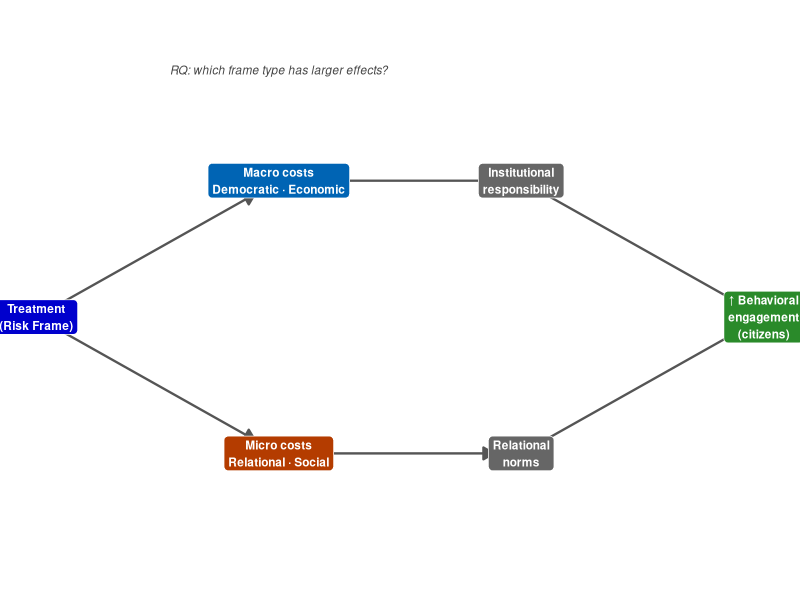
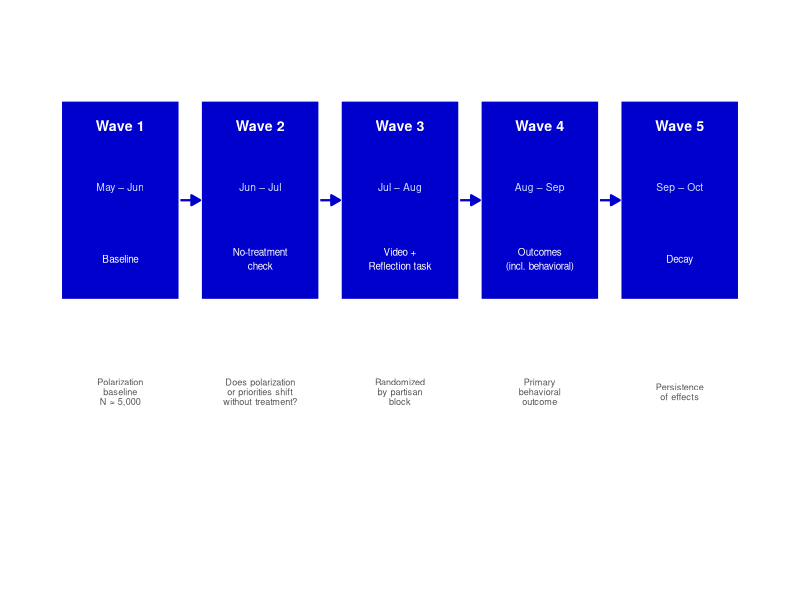

These charts were generated, in order, by the following R code:
## ---- chunk 1
knitr::opts_chunk$set(echo = FALSE, warning = FALSE, message = FALSE)
## ---- chunk 2
library(ggplot2)
library(ggraph)
library(tidygraph)

nodes <- data.frame(
  name = c("Treatment\n(Risk Frame)",
           "Macro costs\nDemocratic · Economic",
           "Micro costs\nRelational · Social",
           "Institutional\nresponsibility",
           "Relational\nnorms",
           "↑ Behavioral\nengagement\n(citizens)"),
  x = c(0, 2, 2, 4, 4, 6),
  y = c(0, 0.8, -0.8, 0.8, -0.8, 0),
  type = c("treat","macro","micro","mech","mech","out")
)
edges <- data.frame(
  from = c(1,1,2,3,4,5),
  to   = c(2,3,4,5,6,6)
)
g <- tbl_graph(nodes=nodes, edges=edges)
ggraph(g, layout="manual", x=nodes$x, y=nodes$y) +
  geom_edge_link(arrow=arrow(length=unit(3,"mm"), type="closed"),
                 end_cap=circle(7,"mm"), color="#555555", width=0.8) +
  geom_node_label(aes(label=name, fill=type), size=3.0,
                  label.padding=unit(0.3,"lines"), color="white",
                  fontface="bold", label.r=unit(0.3,"lines")) +
  scale_fill_manual(values=c(treat="#0000CD", macro="#0064B4",
                              micro="#B43C00", mech="#666666",
                              out="#2A8A2A")) +
  annotate("text", x=2, y=1.45, label="RQ: which frame type has larger effects?",
           size=3, color="#444444", fontface="italic") +
  theme_void() + theme(legend.position="none") +
  coord_cartesian(ylim=c(-1.5,1.7))
## ---- chunk 3
library(ggplot2)
waves <- data.frame(
  wave  = 1:5,
  label = c("Wave 1","Wave 2","Wave 3","Wave 4","Wave 5"),
  timing = c("May – Jun","Jun – Jul","Jul – Aug","Aug – Sep","Sep – Oct"),
  desc  = c("Baseline","No-treatment\ncheck","Video +\nReflection task",
            "Outcomes\n(incl. behavioral)","Decay"),
  note  = c("Polarization\nbaseline\nN ≈ 5,000",
            "Does polarization\nor priorities shift\nwithout treatment?",
            "Randomized\nby partisan\nblock",
            "Primary\nbehavioral\noutcome",
            "Persistence\nof effects")
)
ggplot(waves) +
  geom_tile(aes(x=wave, y=0.5), width=0.85, height=0.75,
            fill="#0000CD", color="white", linewidth=0.8) +
  geom_text(aes(x=wave, y=0.78, label=label), color="white",
            fontface="bold", size=3.6) +
  geom_text(aes(x=wave, y=0.55, label=timing), color="#cce0ff", size=2.6) +
  geom_text(aes(x=wave, y=0.28, label=desc), color="white", size=2.5) +
  geom_text(aes(x=wave, y=-0.22, label=note), color="#555555",
            size=2.3, lineheight=0.9) +
  geom_segment(data=data.frame(x=1:4+0.43, xend=1:4+0.57),
               aes(x=x, xend=xend, y=0.5, yend=0.5),
               arrow=arrow(length=unit(2.5,"mm"), type="closed"),
               color="#0000CD", linewidth=0.8) +
  scale_x_continuous(limits=c(0.4,5.6)) +
  scale_y_continuous(limits=c(-0.9,1.15)) +
  theme_void() +
  theme(plot.margin=margin(0,0,0,0))
